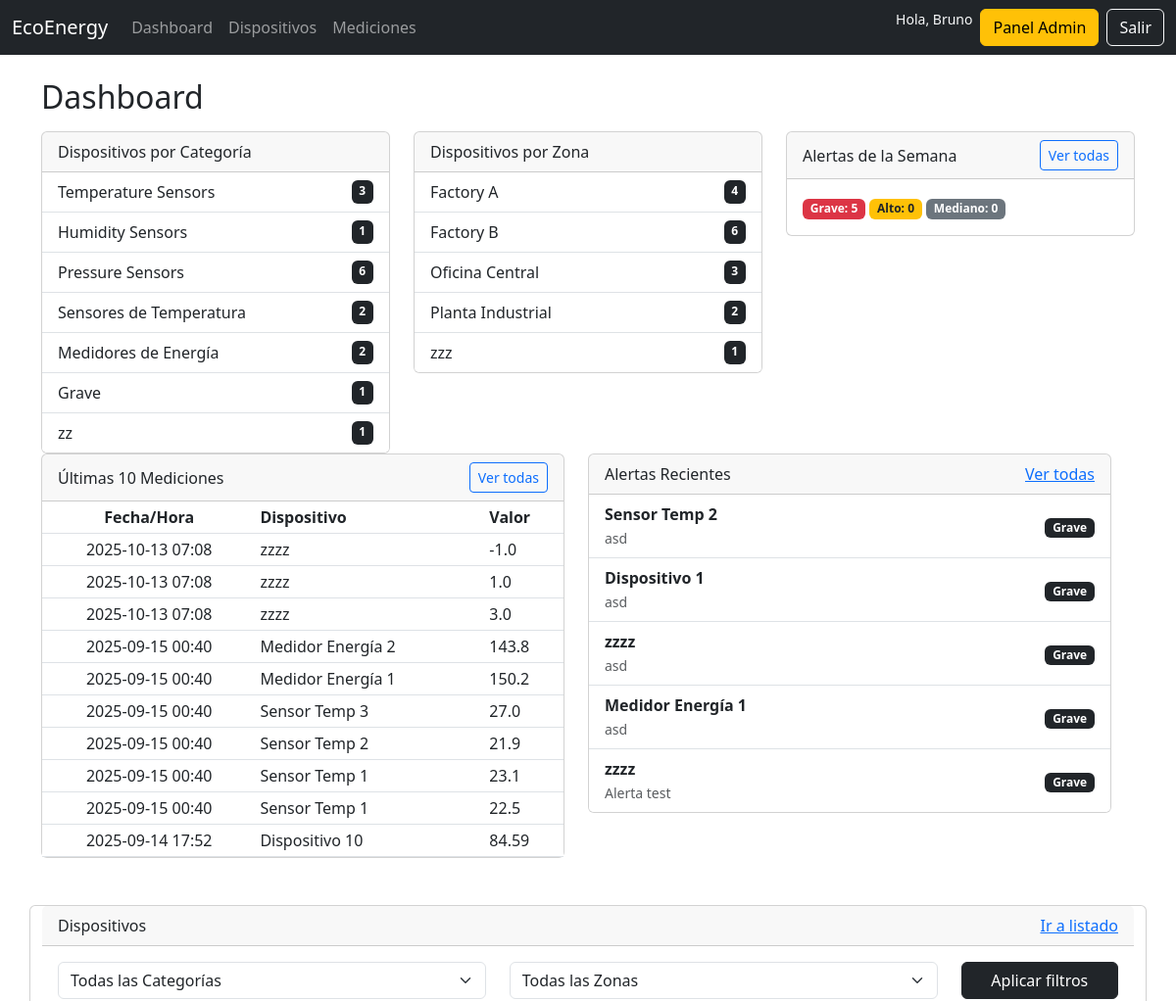
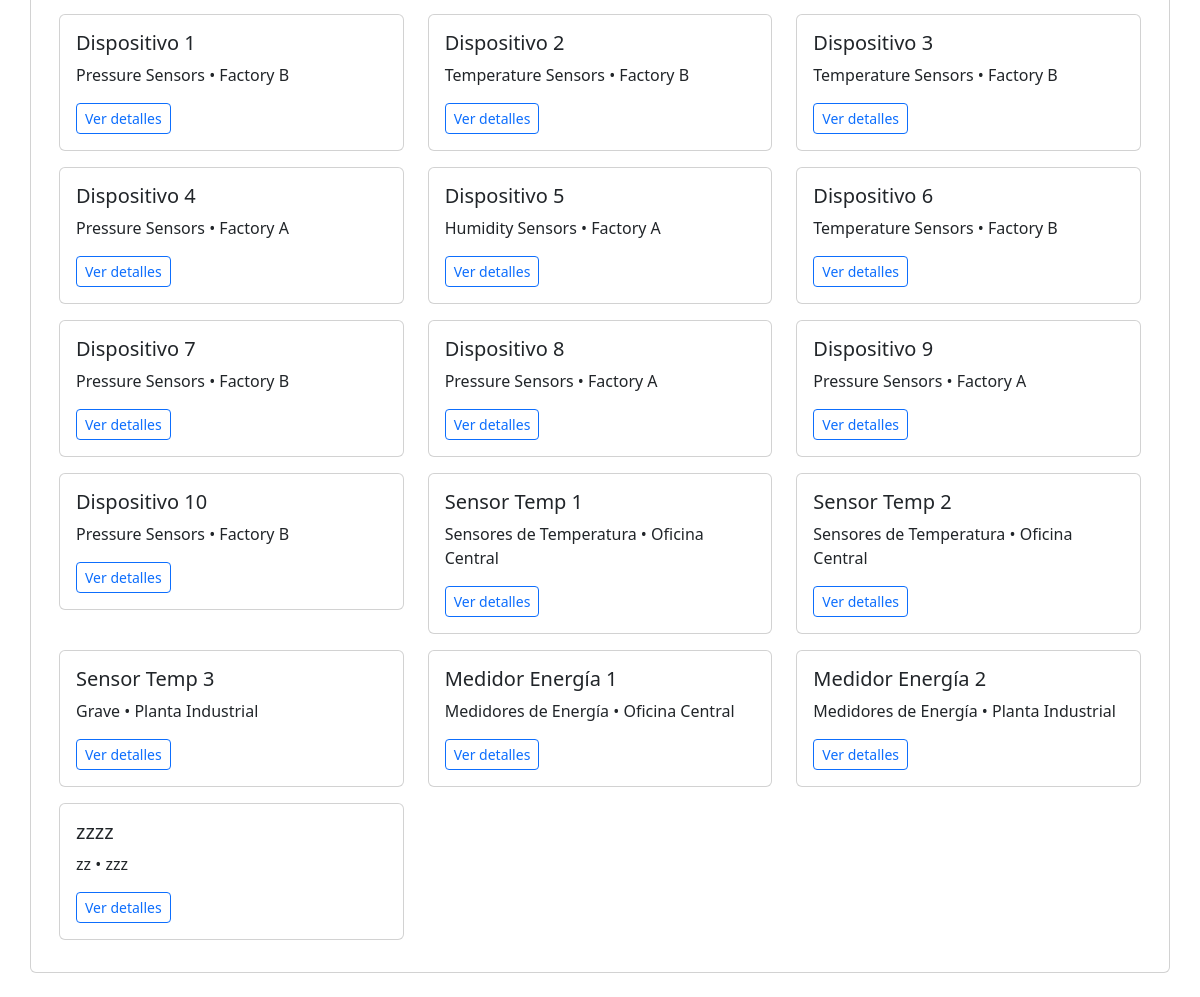
The app's page / (signed in) with its own data (2 pictures, top to bottom).
### core/models.py (models this page shows, shortened)
class Category(models.Model):
    name = models.CharField(max_length=100)
    organization = models.ForeignKey(Organization, on_delete=models.CASCADE)
    created_at = models.DateTimeField(auto_now_add=True)
    updated_at = models.DateTimeField(auto_now=True)
    deleted_at = models.DateTimeField(null=True, blank=True)

class Zone(models.Model):
    name = models.CharField(max_length=100)
    organization = models.ForeignKey(Organization, on_delete=models.CASCADE)
    created_at = models.DateTimeField(auto_now_add=True)
    updated_at = models.DateTimeField(auto_now=True)
    deleted_at = models.DateTimeField(null=True, blank=True)

class Measurement(models.Model):
    device = models.ForeignKey(Device, on_delete=models.CASCADE)
    value = models.FloatField()
    created_at = models.DateTimeField(auto_now_add=True)
    updated_at = models.DateTimeField(auto_now=True)
    deleted_at = models.DateTimeField(null=True, blank=True)

class Device(models.Model):
    name = models.CharField(max_length=100)
    category = models.ForeignKey(Category, on_delete=models.CASCADE)
    zone = models.ForeignKey(Zone, on_delete=models.CASCADE)
    organization = models.ForeignKey(Organization, on_delete=models.CASCADE)
    created_at = models.DateTimeField(auto_now_add=True)
    updated_at = models.DateTimeField(auto_now=True)
    deleted_at = models.DateTimeField(null=True, blank=True)

class Alert(models.Model):
    PRIORITY_CHOICES = [
        ("grave", "Grave"),
        ("alto", "Alto"),
        ("medio", "Mediano"),
    ]
    device = models.ForeignKey("Device", on_delete=models.CASCADE)
    message = models.TextField()
    priority = models.CharField(max_length=10, choices=PRIORITY_CHOICES, default="medio")
    created_at = models.DateTimeField(auto_now_add=True)

### core/views.py (the view)
# urls.py: path("", views.dashboard, name="dashboard"),
@login_required
def dashboard(request):
    org = _user_org_or_none(request.user)
    categories = Category.objects.all()
    zones = Zone.objects.all()
    if org:
        categories = categories.filter(organization=org)
        zones = zones.filter(organization=org)
    devices_qs = Device.objects.select_related("category", "zone", "organization")
    if org:
        devices_qs = devices_qs.filter(organization=org)
    devices_by_category = {c.name: devices_qs.filter(category=c).count() for c in categories}
    devices_by_zone = {z.name: devices_qs.filter(zone=z).count() for z in zones}
    latest_measurements_qs = Measurement.objects.select_related("device").order_by("-created_at")
    if org:
        latest_measurements_qs = latest_measurements_qs.filter(device__organization=org)
    latest_measurements = latest_measurements_qs[:10]
    recent_alerts_qs = Alert.objects.select_related("device").order_by("-created_at")
    if org:
        recent_alerts_qs = recent_alerts_qs.filter(device__organization=org)
    recent_alerts = recent_alerts_qs[:5]
    now = timezone.now()
    week_ago = now - timedelta(days=7)
    weekly_alerts_qs = Alert.objects.filter(created_at__gte=week_ago)
    if org:
        weekly_alerts_qs = weekly_alerts_qs.filter(device__organization=org)
    grave_count = weekly_alerts_qs.filter(priority="grave").count()
    alto_count  = weekly_alerts_qs.filter(priority="alto").count()
    medio_count = weekly_alerts_qs.filter(priority="medio").count()
    category_id = request.GET.get("category")
    zone_id = request.GET.get("zone")
    devices = devices_qs
    if category_id and category_id != "all":
        devices = devices.filter(category_id=category_id)
    if zone_id and zone_id != "all":
        devices = devices.filter(zone_id=zone_id)
    context = {
        "devices_by_category": devices_by_category,
        "devices_by_zone": devices_by_zone,
        "latest_measurements": latest_measurements,
        "recent_alerts": recent_alerts,
        "grave_count": grave_count,
        "alto_count": alto_count,
        "medio_count": medio_count,
        "categories": categories,
        "zones": zones,
        "devices": devices,
    }
    return render(request, "core/dashboard.html", context)

### core/views.py (called while the page is built)
def _user_org_or_none(user):
    if user.is_superuser:
        return None
    acc = getattr(user, "account", None)
    return acc.organization if acc else None

### core/templates/core/dashboard.html (shortened to what this page needs)
{% extends "base.html" %}
{% block content %}
<div class="container mt-4">
    <h2 class="mb-3">Dashboard</h2>
    <div class="row mb-4">
        <div class="col-md-4">
            <div class="card">
                <div class="card-header">Dispositivos por Categoría</div>
                <ul class="list-group list-group-flush">
                    {% for name, count in devices_by_category.items %}
                    <li class="list-group-item d-flex justify-content-between">
                        {{ name }} <span class="badge bg-dark">{{ count }}</span>
                    </li>
                    {% empty %}
                    <li class="list-group-item">No categories available</li>
                    {% endfor %}
                </ul>
            </div>
        </div>
        <div class="col-md-4">
            <div class="card">
                <div class="card-header">Dispositivos por Zona</div>
                <ul class="list-group list-group-flush">
                    {% for name, count in devices_by_zone.items %}
                    <li class="list-group-item d-flex justify-content-between">
                        {{ name }} <span class="badge bg-dark">{{ count }}</span>
                    </li>
                    {% empty %}
                    <li class="list-group-item">No zones available</li>
                    {% endfor %}
                </ul>
            </div>
        </div>
      <div class="col-md-4">
    <div class="card">
        <div class="card-header d-flex justify-content-between align-items-center">
            <span>Alertas de la Semana</span>
            <a href="{% url 'alerts_week' %}" class="btn btn-sm btn-outline-primary">Ver todas</a>
        </div>
        <div class="card-body">
            <span class="badge bg-danger">Grave: {{ grave_count }}</span>
            <span class="badge bg-warning text-dark">Alto: {{ alto_count }}</span>
            <span class="badge bg-secondary">Mediano: {{ medio_count }}</span>
        </div>
    </div>
</div>
    <div class="row mb-4">
        <div class="col-md-6">
            <div class="card">
                <div class="card-header d-flex justify-content-between align-items-center">
                    <span>Últimas 10 Mediciones</span>
                    <a href="{% url 'measurement_list' %}" class="btn btn-sm btn-outline-primary">Ver todas</a>
                </div>
                <table class="table table-sm mb-0">
                    <thead>
                        <tr>
                            <th class="text-center">Fecha/Hora</th>
                            <th>Dispositivo</th>
                            <th>Valor</th>
                        </tr>
                    </thead>
                    <tbody>
                        {% for m in latest_measurements %}
                        <tr>
                            <td class="text-center">{{ m.created_at|date:"Y-m-d H:i" }}</td>
                            <td>{{ m.device.name }}</td>
                            <td>{{ m.value }}</td>
                        </tr>
                        {% empty %}
                        <tr>
                            <td colspan="3">No measurements available</td>
                        </tr>
                        {% endfor %}
                    </tbody>
                </table>
            </div>
        </div>
        <div class="col-md-6">
            <div class="card">
                <div class="card-header d-flex justify-content-between">
                    <span>Alertas Recientes</span>
                    <a href="{% url 'alert_list' %}">Ver todas</a>
                </div>
                <ul class="list-group list-group-flush">
                    {% for a in recent_alerts %}
                    <li class="list-group-item d-flex justify-content-between align-items-center">
                        <div>
                            <strong>{{ a.device.name }}</strong><br>
                            <small class="text-muted">{{ a.message }}</small>
                        </div>
                        <div>
                            {% if a.priority == "grave" %}
                            <span class="badge bg-dark">Grave</span>
                            {% elif a.priority == "alto" %}
                            <span class="badge bg-secondary">Alto</span>
                            {% elif a.priority == "medio" %}
                            <span class="badge bg-light text-dark">Medio</span>
                            {% else %}
                            <span class="badge bg-light text-dark">{{ a.priority }}</span>
                            {% endif %}
                        </div>
                    </li>
                    {% empty %}
                    <li class="list-group-item">No alerts available</li>
                    {% endfor %}
                </ul>
            </div>
        </div>
    </div>
    <div class="card mt-4">
        <div class="card-header d-flex justify-content-between">
            <span>Dispositivos</span>
            <a href="{% url 'device_list' %}">Ir a listado</a>
        </div>
        <div class="card-body">
            <form method="get" class="row mb-3">
                <div class="col-md-5">
                    <select name="category" class="form-select">
                        <option value="all">Todas las Categorías</option>
                    </select>
                </div>
                <div class="col-md-5">
                    <select name="zone" class="form-select">
                        <option value="all">Todas las Zonas</option>
                    </select>
                </div>
                <div class="col-md-2">
                    <button type="submit" class="btn btn-dark w-100">Aplicar filtros</button>
                </div>
            </form>
            <div class="row">
                {% for d in devices %}
                <div class="col-md-4">
                    <div class="card mb-3">
                        <div class="card-body">
                            <h5 class="card-title">{{ d.name }}</h5>
                            <p class="card-text">{{ d.category.name }} • {{ d.zone.name }}</p>
                            <a href="{% url 'device_detail' d.id %}" class="btn btn-outline-primary btn-sm">Ver
                                detalles</a>
                        </div>
                    </div>
                </div>
                {% empty %}
                <p>No hay dispositivos disponibles</p>
                {% endfor %}
            </div>
        </div>
    </div>
</div>
{% endblock %}

### core/templates/base.html (shortened to what this page needs)
<!DOCTYPE html>
<html lang="en">
<head>
  <link href="https://cdn.jsdelivr.net/npm/bootstrap@5.3.0/dist/css/bootstrap.min.css" rel="stylesheet">
</head>
<body>
  <nav class="navbar navbar-expand-lg navbar-dark bg-dark">
    <div class="container-fluid">
      <a class="navbar-brand" href="{% url 'dashboard' %}">EcoEnergy</a>
      <div class="collapse navbar-collapse" id="navbarNav">
        <ul class="navbar-nav me-auto mb-2 mb-lg-0">
          <li class="nav-item">
            <a class="nav-link" href="{% url 'dashboard' %}">Dashboard</a>
          </li>
          <li class="nav-item">
            <a class="nav-link" href="{% url 'device_list' %}">Dispositivos</a>
          </li>
          <li class="nav-item">
            <a class="nav-link" href="{% url 'measurement_list' %}">Mediciones</a>
          </li>
        </ul>
        <div class="d-flex">
          {% if user.is_authenticated %}
            <span class="text-light me-2 small">Hola, {{ user.username }}</span>
            {% if user.is_staff %}
  <a href="/admin/" class="btn btn-warning me-2">Panel Admin</a>
{% endif %}
            <a href="{% url 'logout' %}" class="btn btn-outline-light">Salir</a>
          {% else %}
            <a href="{% url 'login' %}" class="btn btn-outline-light me-2">Iniciar sesión</a>
            <a href="{% url 'register' %}" class="btn btn-light">Registrarse</a>
          {% endif %}
        </div>
      </div>
    </div>
  </nav>
  <main>
    {% block content %}{% endblock %}
  </main>
</body>
</html>

### records on screen
Category: devices_by_category "Temperature Sensors"
Category: devices_by_category "Humidity Sensors"
Category: devices_by_category "Pressure Sensors"
Category: devices_by_category "Sensores de Temperatura"
Category: devices_by_category "Medidores de Energía"
Category: devices_by_category "Grave"
Category: devices_by_category "zz"
Zone: devices_by_zone "Factory A"
Zone: devices_by_zone "Factory B"
Zone: devices_by_zone "Oficina Central"
Zone: devices_by_zone "Planta Industrial"
Zone: devices_by_zone "zzz"
Measurement: created_at "2025-10-13 07:08", device.name "zzzz", value "-1.0"
Measurement: created_at "2025-10-13 07:08", device.name "zzzz", value "1.0"
Measurement: created_at "2025-10-13 07:08", device.name "zzzz", value "3.0"
Measurement: created_at "2025-09-15 00:40", device.name "Medidor Energía 2", value "143.8"
Measurement: created_at "2025-09-15 00:40", device.name "Medidor Energía 1", value "150.2"
Measurement: created_at "2025-09-15 00:40", device.name "Sensor Temp 3", value "27.0"
Measurement: created_at "2025-09-15 00:40", device.name "Sensor Temp 2", value "21.9"
Measurement: created_at "2025-09-15 00:40", device.name "Sensor Temp 1", value "23.1"
Measurement: created_at "2025-09-15 00:40", device.name "Sensor Temp 1", value "22.5"
Measurement: created_at "2025-09-14 17:52", device.name "Dispositivo 10", value "84.59"
Alert: device.name "Sensor Temp 2", message "asd", priority "Grave"
Alert: device.name "Dispositivo 1", message "asd", priority "Grave"
Alert: device.name "zzzz", message "asd", priority "Grave"
Alert: device.name "Medidor Energía 1", message "asd", priority "Grave"
Alert: device.name "zzzz", message "Alerta test", priority "Grave"
Device: name "Dispositivo 1", category.name "Pressure Sensors", zone.name "Factory B"
Device: name "Dispositivo 2", category.name "Temperature Sensors", zone.name "Factory B"
Device: name "Dispositivo 3", category.name "Temperature Sensors", zone.name "Factory B"
Device: name "Dispositivo 4", category.name "Pressure Sensors", zone.name "Factory A"
Device: name "Dispositivo 5", category.name "Humidity Sensors", zone.name "Factory A"
Device: name "Dispositivo 6", category.name "Temperature Sensors", zone.name "Factory B"
Device: name "Dispositivo 7", category.name "Pressure Sensors", zone.name "Factory B"
Device: name "Dispositivo 8", category.name "Pressure Sensors", zone.name "Factory A"
Device: name "Dispositivo 9", category.name "Pressure Sensors", zone.name "Factory A"
Device: name "Dispositivo 10", category.name "Pressure Sensors", zone.name "Factory B"
Device: name "Sensor Temp 1", category.name "Sensores de Temperatura", zone.name "Oficina Central"
Device: name "Sensor Temp 2", category.name "Sensores de Temperatura", zone.name "Oficina Central"
Device: name "Sensor Temp 3", category.name "Grave", zone.name "Planta Industrial"
Device: name "Medidor Energía 1", category.name "Medidores de Energía", zone.name "Oficina Central"
Device: name "Medidor Energía 2", category.name "Medidores de Energía", zone.name "Planta Industrial"
Device: name "zzzz", category.name "zz", zone.name "zzz"

### other values on screen
{{ user.username }} "Bruno"
{{ count }} "3" "1" "6" "2" "2" "1" "1"
{{ count }} "4" "6" "3" "2" "1"
{{ grave_count }} "5"
{{ alto_count }} "0"
{{ medio_count }} "0"
